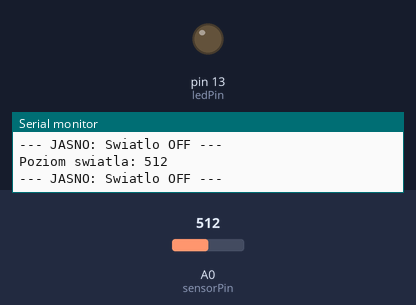
Recording of a sketch running on a simulated Arduino Uno, built with avr-gcc and run on an emulated ATmega328P. Shown: output pins drawn as LEDs (lit = HIGH), the last lines printed to the serial monitor. The test bench sets the inputs (shaded band); at power-on: A0 (sensorPin) = 512.

Above: at 1.3 s.
1.4 s: A0 (sensorPin) set to 490
At 2.1 s:
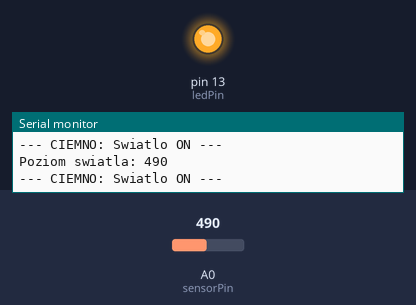
3.0 s: A0 (sensorPin) set to 510
At 3.3 s:
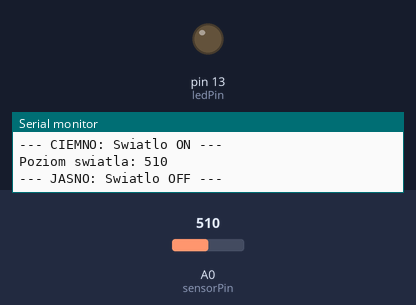
4.5 s: A0 (sensorPin) set to 306
At 5.7 s:
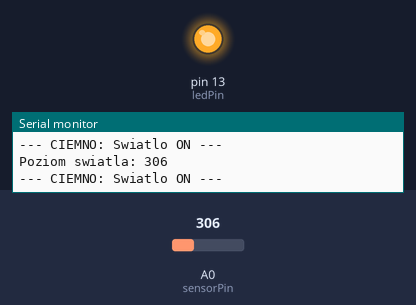
Timing chart, 0 to 7.5 s (numbered marks = the images above; inputs shaded):
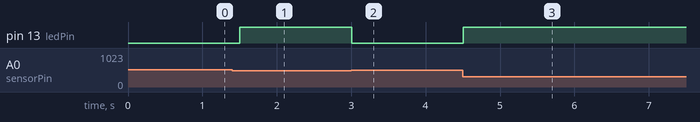

The sketch:

smart_light_v1.ino
```cpp
const int sensorPin = A0;  // Miejsce podpięcia czujnika
const int ledPin = 13;     // Nasza dioda

void setup() {
  Serial.begin(9600);
  pinMode(ledPin, OUTPUT);
}

void loop() {
  int lightLevel = analogRead(sensorPin); // Odczytujemy poziom światła
  Serial.print("Poziom swiatla: ");
  Serial.println(lightLevel);

  if (lightLevel < 500) {  // Jeśli jest ciemno...
    digitalWrite(ledPin, HIGH); // Włączamy światło
    Serial.println("--- CIEMNO: Swiatlo ON ---");
  } else {
    digitalWrite(ledPin, LOW);  // Wyłączamy światło
    Serial.println("--- JASNO: Swiatlo OFF ---");
  }
  delay(500);
}
```

Measured:
- the behaviour switches between 500 and 499 on A0 (sensorPin) (found by bisection; images 0 and 1)
- after the input at 1.4 s, pin 13 (ledPin): LOW → HIGH after 0.10 s
- after the input at 3.0 s, pin 13 (ledPin): HIGH → LOW at once
- after the input at 4.5 s, pin 13 (ledPin): LOW → HIGH at once
